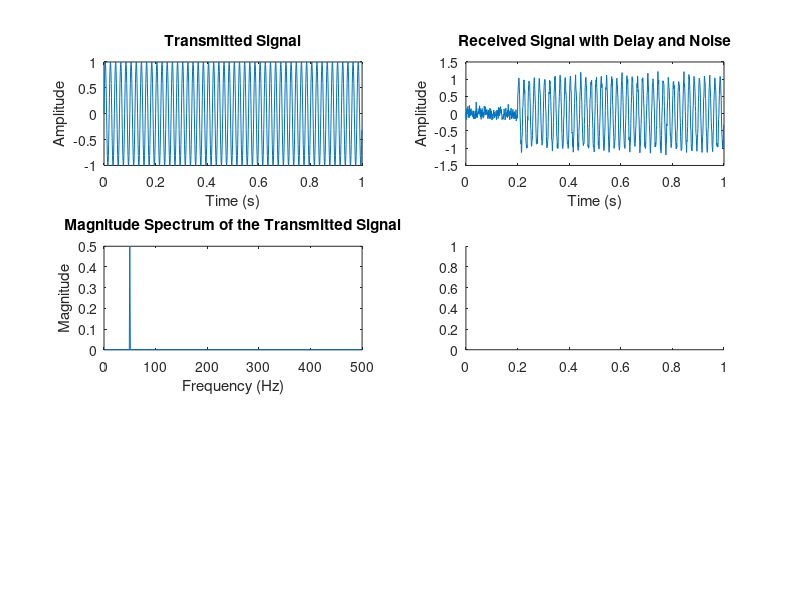

This figure's MATLAB source: (Note: this script raises an error after producing the figure.)
clc; close all; clear;

% Parameters
fs = 1000;                % Sampling frequency (samples per second)
t = 0:1/fs:1-1/fs;        % Time vector (1 second duration)
f = 50;                    % Frequency of the sine wave (Hz)
x = sin(2*pi*f*t);        % Original sine wave

% Simulate the signal hitting a target and receiving it
delay = 0.2;              % Delay in seconds (time for signal to travel to target and back)
delay_samples = round(delay * fs); % Convert delay to number of samples

% Create the received signal
x_received = [zeros(1, delay_samples) x]; % Add delay to the signal
x_received = x_received(1:length(t));    % Ensure length matches the original time vector

% Add noise to the received signal (optional)
noise = 0.1 * randn(size(x_received)); % Generate random noise
x_received = x_received + noise;       % Add noise to the received signal

% Compute the FFT of the transmitted and received signals
n = length(x);                % Number of samples
X = fft(x);                   % FFT of the transmitted signal
X_mag = abs(X/n);             % Magnitude of the FFT
X_mag = X_mag(1:n/2+1);       % Keep only the positive frequencies
frequencies = (0:(n/2))/n*fs; % Frequency vector

X_received = fft(x_received); % FFT of the received signal
X_received_mag = abs(X_received/n); % Magnitude of the FFT
X_received_mag = X_received_mag(1:n/2+1); % Keep only the positive frequencies

% Find the peak frequency in the FFT result
[~, idx] = max(X_mag); % Index of the peak frequency in the transmitted signal
transmitted_freq = frequencies(idx); % Frequency of the transmitted signal

[~, idx_received] = max(X_received_mag); % Index of the peak frequency in the received signal
received_freq = frequencies(idx_received); % Frequency of the received signal

% Calculate the change in frequency (Doppler shift) and distance
doppler_shift = received_freq - transmitted_freq;
velocity = doppler_shift * 343 / transmitted_freq; % Velocity calculation (assuming speed of sound is 343 m/s)

% Calculate distance based on the delay
distance = (delay * 343) / 2; % Distance calculation (round trip)

% Display results
fprintf('Transmitted Frequency: %.2f Hz\n', transmitted_freq);
fprintf('Received Frequency: %.2f Hz\n', received_freq);
fprintf('Doppler Shift: %.2f Hz\n', doppler_shift);
fprintf('Calculated Velocity: %.2f m/s\n', velocity);
fprintf('Calculated Distance: %.2f meters\n', distance);

% Create subplots
figure;

% Original Transmitted Signal
subplot(3,2,1);
plot(t, x);
xlabel('Time (s)');
ylabel('Amplitude');
title('Transmitted Signal');

% Received Signal with Delay and Noise
subplot(3,2,2);
plot(t, x_received);
xlabel('Time (s)');
ylabel('Amplitude');
title('Received Signal with Delay and Noise');

% Frequency Spectrum of the Transmitted Signal
subplot(3,2,3);
plot(frequencies, X_mag);
xlabel('Frequency (Hz)');
ylabel('Magnitude');
title('Magnitude Spectrum of the Transmitted Signal');

subplot(3,2,4)
spectrogram(x_received, 256, 250, 256, fs, 'yaxis');
title('Spectrogram of Received Signal');
colorbar;

subplot(3,2,5)
psd = abs(X_received).^2 / length(x_received);
plot(frequencies, 10*log10(psd(1:n/2+1)));
xlabel('Frequency (Hz)');
ylabel('Power/Frequency (dB/Hz)');
title('Power Spectral Density of Received Signal');

subplot(3,2,6)
[cfs, frequencies] = cwt(x_received, fs);
surf(t, frequencies, abs(cfs), 'EdgeColor', 'none');
axis tight;
view(0, 90);
title('Wavelet Transform of Receivedz Signal');
xlabel('Time (s)');
ylabel('Frequency (Hz)');
